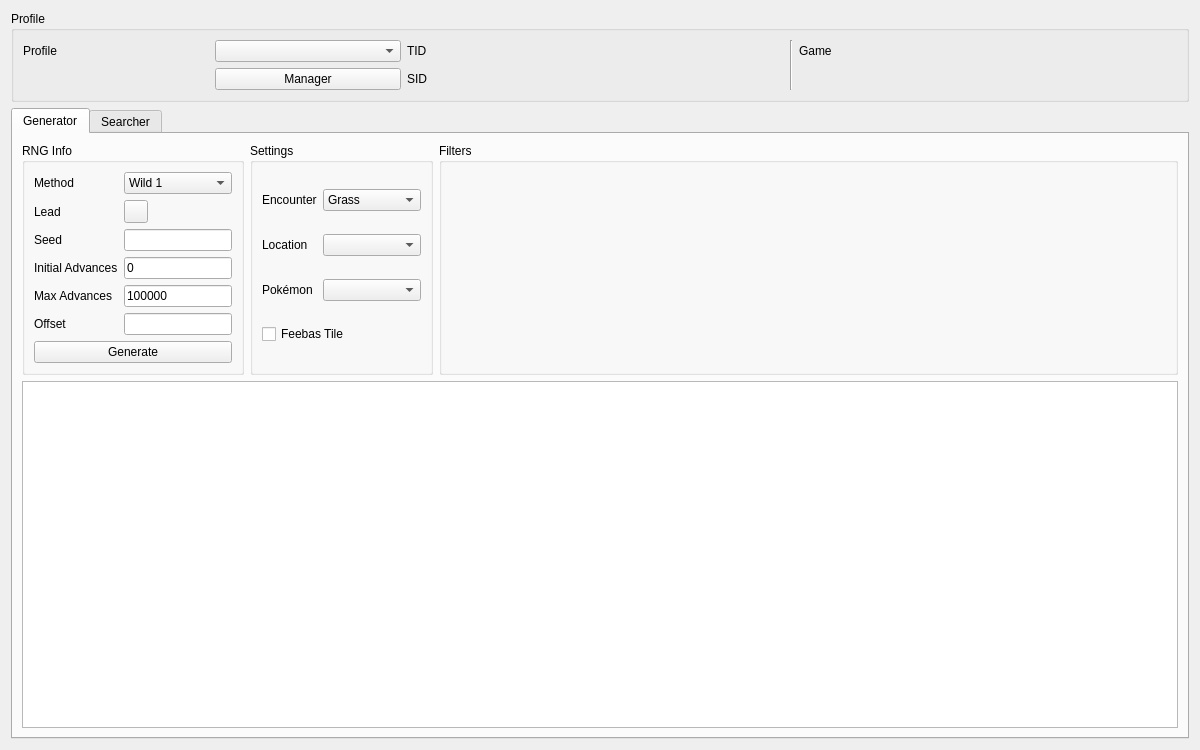
<?xml version="1.0" encoding="UTF-8"?>
<ui version="4.0">
 <class>Wild3</class>
 <widget class="QWidget" name="Wild3">
  <property name="geometry">
   <rect>
    <x>0</x>
    <y>0</y>
    <width>1200</width>
    <height>750</height>
   </rect>
  </property>
  <property name="windowTitle">
   <string>Gen 3 Wild</string>
  </property>
  <property name="windowIcon">
   <iconset>
    <normaloff>../../pokefinder.ico</normaloff>../../pokefinder.ico</iconset>
  </property>
  <layout class="QGridLayout" name="gridLayout_7">
   <item row="0" column="0">
    <widget class="QGroupBox" name="groupBoxProfile">
     <property name="title">
      <string>Profile</string>
     </property>
     <layout class="QGridLayout" name="gridLayout_4">
      <item row="0" column="0">
       <widget class="QLabel" name="labelProfile">
        <property name="text">
         <string>Profile</string>
        </property>
       </widget>
      </item>
      <item row="0" column="1">
       <widget class="QComboBox" name="comboBoxProfiles"/>
      </item>
      <item row="1" column="1">
       <widget class="QPushButton" name="pushButtonProfileManager">
        <property name="text">
         <string>Manager</string>
        </property>
       </widget>
      </item>
      <item row="0" column="2">
       <widget class="QLabel" name="labelProfileTID">
        <property name="text">
         <string>TID</string>
        </property>
       </widget>
      </item>
      <item row="0" column="3">
       <widget class="QLabel" name="labelProfileTIDValue"/>
      </item>
      <item row="1" column="2">
       <widget class="QLabel" name="labelProfileSID">
        <property name="text">
         <string>SID</string>
        </property>
       </widget>
      </item>
      <item row="1" column="3">
       <widget class="QLabel" name="labelProfileSIDValue"/>
      </item>
      <item row="0" column="4" rowspan="2">
       <widget class="Line" name="line">
        <property name="orientation">
         <enum>Qt::Orientation::Vertical</enum>
        </property>
       </widget>
      </item>
      <item row="0" column="5">
       <widget class="QLabel" name="labelProfileGame">
        <property name="text">
         <string>Game</string>
        </property>
       </widget>
      </item>
      <item row="0" column="6">
       <widget class="QLabel" name="labelProfileGameValue"/>
      </item>
     </layout>
    </widget>
   </item>
   <item row="1" column="0">
    <widget class="RNGTabWidget" name="tabRNGSelector">
     <widget class="QWidget" name="tabGenerator">
      <attribute name="title">
       <string>Generator</string>
      </attribute>
      <layout class="QGridLayout" name="gridLayout_5">
       <item row="0" column="0">
        <widget class="QGroupBox" name="groupBoxGeneratorRNGInfo">
         <property name="title">
          <string>RNG Info</string>
         </property>
         <layout class="QGridLayout" name="gridLayout_3">
          <item row="0" column="0">
           <widget class="QLabel" name="labelGeneratorMethod">
            <property name="text">
             <string>Method</string>
            </property>
           </widget>
          </item>
          <item row="0" column="1">
           <widget class="ComboBox" name="comboBoxGeneratorMethod">
            <item>
             <property name="text">
              <string>Wild 1</string>
             </property>
            </item>
            <item>
             <property name="text">
              <string>Wild 2</string>
             </property>
            </item>
            <item>
             <property name="text">
              <string>Wild 4</string>
             </property>
            </item>
           </widget>
          </item>
          <item row="1" column="0">
           <widget class="QLabel" name="labelGeneratorLead">
            <property name="text">
             <string>Lead</string>
            </property>
           </widget>
          </item>
          <item row="1" column="1">
           <widget class="ComboMenu" name="comboMenuGeneratorLead"/>
          </item>
          <item row="2" column="0">
           <widget class="QLabel" name="labelGeneratorSeed">
            <property name="text">
             <string>Seed</string>
            </property>
           </widget>
          </item>
          <item row="2" column="1">
           <widget class="TextBox" name="textBoxGeneratorSeed"/>
          </item>
          <item row="3" column="0">
           <widget class="QLabel" name="labelGeneratorInitialAdvances">
            <property name="text">
             <string>Initial Advances</string>
            </property>
           </widget>
          </item>
          <item row="3" column="1">
           <widget class="TextBox" name="textBoxGeneratorInitialAdvances">
            <property name="text">
             <string notr="true">0</string>
            </property>
           </widget>
          </item>
          <item row="4" column="0">
           <widget class="QLabel" name="labelGeneratorMaxAdvances">
            <property name="text">
             <string>Max Advances</string>
            </property>
           </widget>
          </item>
          <item row="4" column="1">
           <widget class="TextBox" name="textBoxGeneratorMaxAdvances">
            <property name="text">
             <string notr="true">100000</string>
            </property>
           </widget>
          </item>
          <item row="5" column="0">
           <widget class="QLabel" name="labelGeneratorOffset">
            <property name="text">
             <string>Offset</string>
            </property>
           </widget>
          </item>
          <item row="5" column="1">
           <widget class="TextBox" name="textBoxGeneratorOffset"/>
          </item>
          <item row="6" column="0" colspan="2">
           <widget class="QPushButton" name="pushButtonGenerate">
            <property name="text">
             <string>Generate</string>
            </property>
           </widget>
          </item>
         </layout>
        </widget>
       </item>
       <item row="0" column="1">
        <widget class="QGroupBox" name="groupBoxGeneratorSettings">
         <property name="title">
          <string>Settings</string>
         </property>
         <layout class="QGridLayout" name="gridLayout_9">
          <item row="0" column="0">
           <widget class="QLabel" name="labelGeneratorEncounter">
            <property name="text">
             <string>Encounter</string>
            </property>
           </widget>
          </item>
          <item row="0" column="1">
           <widget class="ComboBox" name="comboBoxGeneratorEncounter">
            <item>
             <property name="text">
              <string>Grass</string>
             </property>
            </item>
            <item>
             <property name="text">
              <string>Rock Smash</string>
             </property>
            </item>
            <item>
             <property name="text">
              <string>Surfing</string>
             </property>
            </item>
            <item>
             <property name="text">
              <string>Old Rod</string>
             </property>
            </item>
            <item>
             <property name="text">
              <string>Good Rod</string>
             </property>
            </item>
            <item>
             <property name="text">
              <string>Super Rod</string>
             </property>
            </item>
           </widget>
          </item>
          <item row="1" column="0">
           <widget class="QLabel" name="labelGeneratorLocation">
            <property name="text">
             <string>Location</string>
            </property>
           </widget>
          </item>
          <item row="1" column="1">
           <widget class="ComboBoxProxy" name="comboBoxGeneratorLocation"/>
          </item>
          <item row="2" column="0">
           <widget class="QLabel" name="labelGeneratorPokemon">
            <property name="text">
             <string>Pokémon</string>
            </property>
           </widget>
          </item>
          <item row="2" column="1">
           <widget class="ComboBox" name="comboBoxGeneratorPokemon"/>
          </item>
          <item row="3" column="0" colspan="2">
           <widget class="QCheckBox" name="checkBoxGeneratorFeebasTile">
            <property name="text">
             <string>Feebas Tile</string>
            </property>
           </widget>
          </item>
         </layout>
        </widget>
       </item>
       <item row="0" column="2">
        <widget class="QGroupBox" name="groupBoxGeneratorFilters">
         <property name="sizePolicy">
          <sizepolicy hsizetype="Preferred" vsizetype="Preferred">
           <horstretch>1</horstretch>
           <verstretch>0</verstretch>
          </sizepolicy>
         </property>
         <property name="title">
          <string>Filters</string>
         </property>
         <layout class="QGridLayout" name="gridLayout">
          <item row="0" column="0" rowspan="2">
           <widget class="Filter" name="filterGenerator" native="true"/>
          </item>
         </layout>
        </widget>
       </item>
       <item row="1" column="0" colspan="3">
        <widget class="TableView" name="tableViewGenerator"/>
       </item>
      </layout>
     </widget>
     <widget class="QWidget" name="tabSpreadSearcher">
      <attribute name="title">
       <string>Searcher</string>
      </attribute>
      <layout class="QGridLayout" name="gridLayout_8">
       <item row="0" column="0">
        <widget class="QGroupBox" name="groupBoxSearcherRNGInfo">
         <property name="title">
          <string>RNG Info</string>
         </property>
         <layout class="QGridLayout" name="gridLayout_6">
          <item row="0" column="0">
           <widget class="QLabel" name="labelSearcherMethod">
            <property name="text">
             <string>Method</string>
            </property>
           </widget>
          </item>
          <item row="0" column="1">
           <widget class="ComboBox" name="comboBoxSearcherMethod">
            <item>
             <property name="text">
              <string>Wild 1</string>
             </property>
            </item>
            <item>
             <property name="text">
              <string>Wild 2</string>
             </property>
            </item>
            <item>
             <property name="text">
              <string>Wild 4</string>
             </property>
            </item>
           </widget>
          </item>
          <item row="1" column="0">
           <widget class="QLabel" name="labelSearcherLead">
            <property name="text">
             <string>Lead</string>
            </property>
           </widget>
          </item>
          <item row="1" column="1">
           <widget class="ComboMenu" name="comboMenuSearcherLead"/>
          </item>
          <item row="2" column="0" colspan="2">
           <layout class="QHBoxLayout" name="horizontalLayout">
            <item>
             <widget class="QPushButton" name="pushButtonSearch">
              <property name="text">
               <string>Search</string>
              </property>
             </widget>
            </item>
            <item>
             <widget class="QPushButton" name="pushButtonCancel">
              <property name="enabled">
               <bool>false</bool>
              </property>
              <property name="text">
               <string>Cancel</string>
              </property>
             </widget>
            </item>
           </layout>
          </item>
         </layout>
        </widget>
       </item>
       <item row="0" column="1">
        <widget class="QGroupBox" name="groupBox_2">
         <property name="title">
          <string>Settings</string>
         </property>
         <layout class="QGridLayout" name="gridLayout_10">
          <item row="0" column="0">
           <widget class="QLabel" name="labelSearcherEncounter">
            <property name="text">
             <string>Encounter</string>
            </property>
           </widget>
          </item>
          <item row="0" column="1">
           <widget class="ComboBox" name="comboBoxSearcherEncounter">
            <item>
             <property name="text">
              <string>Grass</string>
             </property>
            </item>
            <item>
             <property name="text">
              <string>Rock Smash</string>
             </property>
            </item>
            <item>
             <property name="text">
              <string>Surfing</string>
             </property>
            </item>
            <item>
             <property name="text">
              <string>Old Rod</string>
             </property>
            </item>
            <item>
             <property name="text">
              <string>Good Rod</string>
             </property>
            </item>
            <item>
             <property name="text">
              <string>Super Rod</string>
             </property>
            </item>
           </widget>
          </item>
          <item row="1" column="0">
           <widget class="QLabel" name="labelSearcherLocation">
            <property name="text">
             <string>Location</string>
            </property>
           </widget>
          </item>
          <item row="1" column="1">
           <widget class="ComboBoxProxy" name="comboBoxSearcherLocation"/>
          </item>
          <item row="2" column="0">
           <widget class="QLabel" name="labelSearcherPokemon">
            <property name="text">
             <string>Pokémon</string>
            </property>
           </widget>
          </item>
          <item row="2" column="1">
           <widget class="ComboBox" name="comboBoxSearcherPokemon"/>
          </item>
          <item row="3" column="0" colspan="2">
           <widget class="QCheckBox" name="checkBoxSearcherFeebasTile">
            <property name="text">
             <string>Feebas Tile</string>
            </property>
           </widget>
          </item>
         </layout>
        </widget>
       </item>
       <item row="0" column="2">
        <widget class="QGroupBox" name="groupBoxSearcherFilters">
         <property name="sizePolicy">
          <sizepolicy hsizetype="Preferred" vsizetype="Preferred">
           <horstretch>1</horstretch>
           <verstretch>0</verstretch>
          </sizepolicy>
         </property>
         <property name="title">
          <string>Filters</string>
         </property>
         <layout class="QGridLayout" name="gridLayout_2">
          <item row="0" column="0" rowspan="2">
           <widget class="Filter" name="filterSearcher" native="true"/>
          </item>
         </layout>
        </widget>
       </item>
       <item row="1" column="0" colspan="3">
        <widget class="QProgressBar" name="progressBar"/>
       </item>
       <item row="2" column="0" colspan="3">
        <widget class="TableView" name="tableViewSearcher">
         <property name="sortingEnabled">
          <bool>true</bool>
         </property>
        </widget>
       </item>
      </layout>
     </widget>
    </widget>
   </item>
  </layout>
 </widget>
 <customwidgets>
  <customwidget>
   <class>ComboBox</class>
   <extends>QComboBox</extends>
   <header>Form/Controls/ComboBox.hpp</header>
  </customwidget>
  <customwidget>
   <class>ComboBoxProxy</class>
   <extends>QComboBox</extends>
   <header>Form/Controls/ComboBoxProxy.hpp</header>
  </customwidget>
  <customwidget>
   <class>TextBox</class>
   <extends>QLineEdit</extends>
   <header>Form/Controls/TextBox.hpp</header>
  </customwidget>
  <customwidget>
   <class>TableView</class>
   <extends>QTableView</extends>
   <header>Form/Controls/TableView.hpp</header>
  </customwidget>
  <customwidget>
   <class>Filter</class>
   <extends>QWidget</extends>
   <header>Form/Controls/Filter.hpp</header>
   <container>1</container>
  </customwidget>
  <customwidget>
   <class>RNGTabWidget</class>
   <extends>QTabWidget</extends>
   <header>Form/Controls/RNGTabWidget.hpp</header>
   <container>1</container>
  </customwidget>
  <customwidget>
   <class>ComboBox</class>
   <extends>QComboBox</extends>
   <header>Form/Controls/ComboBox.hpp</header>
  </customwidget>
  <customwidget>
   <class>ComboMenu</class>
   <extends>QToolButton</extends>
   <header>Form/Controls/ComboMenu.hpp</header>
  </customwidget>
 </customwidgets>
 <tabstops>
  <tabstop>comboBoxProfiles</tabstop>
  <tabstop>pushButtonProfileManager</tabstop>
  <tabstop>tabRNGSelector</tabstop>
  <tabstop>comboBoxGeneratorMethod</tabstop>
  <tabstop>comboMenuGeneratorLead</tabstop>
  <tabstop>textBoxGeneratorSeed</tabstop>
  <tabstop>textBoxGeneratorInitialAdvances</tabstop>
  <tabstop>textBoxGeneratorMaxAdvances</tabstop>
  <tabstop>textBoxGeneratorOffset</tabstop>
  <tabstop>pushButtonGenerate</tabstop>
  <tabstop>comboBoxGeneratorEncounter</tabstop>
  <tabstop>comboBoxGeneratorLocation</tabstop>
  <tabstop>comboBoxGeneratorPokemon</tabstop>
  <tabstop>checkBoxGeneratorFeebasTile</tabstop>
  <tabstop>tableViewGenerator</tabstop>
  <tabstop>comboBoxSearcherMethod</tabstop>
  <tabstop>comboMenuSearcherLead</tabstop>
  <tabstop>pushButtonSearch</tabstop>
  <tabstop>pushButtonCancel</tabstop>
  <tabstop>comboBoxSearcherEncounter</tabstop>
  <tabstop>comboBoxSearcherLocation</tabstop>
  <tabstop>comboBoxSearcherPokemon</tabstop>
  <tabstop>checkBoxSearcherFeebasTile</tabstop>
  <tabstop>tableViewSearcher</tabstop>
 </tabstops>
 <resources/>
 <connections/>
</ui>
